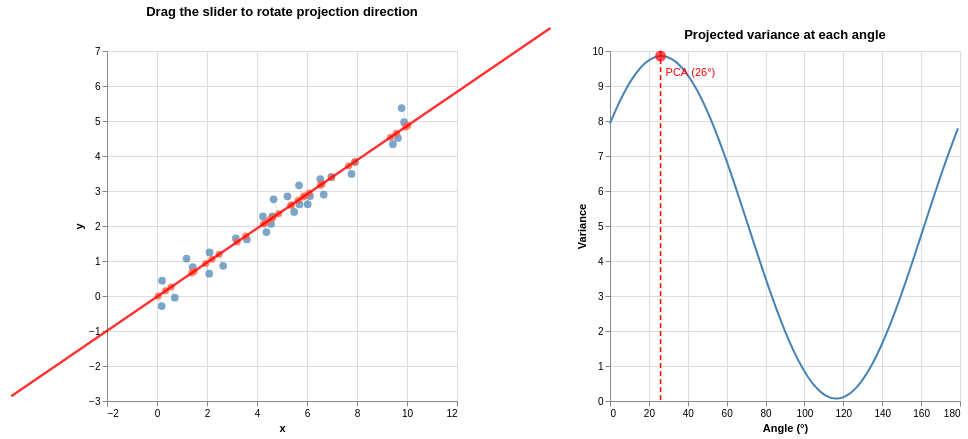

Notebook cell for this chart:
### Markdown cell above
### Interactive PCA: Why This Direction?

PCA finds the direction that maximizes the variance of projected data. Drag the slider below to rotate the projection axis. The left panel shows the data with projected points (orange) and drop lines (gray). The right panel shows how variance changes with angle — the red dashed line marks PCA's optimal choice.

### Code cell
import altair as alt
import pandas as pd

alt.data_transformers.disable_max_rows()

# Generate data
np.random.seed(0)
X_demo = np.random.uniform(0, 10, size=(30, 2))
X_demo[:, 1] = 0.5 * X_demo[:, 0] + np.random.uniform(-0.5, 0.5, 30)
X_c = X_demo - X_demo.mean(axis=0)
mu = X_demo.mean(axis=0)

# PCA solution
S = cov_matrix(X_demo)
eigvals, eigvecs = np.linalg.eigh(S)
idx_sort = np.argsort(eigvals)[::-1]
eigvals = eigvals[idx_sort]; eigvecs = eigvecs[:, idx_sort]
pca_angle = int(np.degrees(np.arctan2(eigvecs[1, 0], eigvecs[0, 0])) % 180)

# Precompute for angles 0-179 in steps of 2 (90 angles × 30 points = 2700 rows < 5000)
angle_step = 1
angle_range = list(range(0, 180, angle_step))
if pca_angle not in angle_range:
    angle_range.append(pca_angle)
    angle_range.sort()

rows_data = []
rows_var = []
rows_line = []

for angle in angle_range:
    rad = np.radians(angle)
    w = np.array([np.cos(rad), np.sin(rad)])
    proj_vals = X_c @ w
    proj_pts = mu + np.outer(proj_vals, w)
    var = float(np.var(proj_vals))
    
    for j in range(len(X_demo)):
        rows_data.append({
            'angle': angle,
            'x_orig': float(X_demo[j, 0]), 'y_orig': float(X_demo[j, 1]),
            'x_proj': float(proj_pts[j, 0]), 'y_proj': float(proj_pts[j, 1]),
        })
    rows_var.append({'angle': angle, 'variance': var})
    for t in [-12, 12]:
        rows_line.append({
            'angle': angle,
            'x_line': float(mu[0] + t * w[0]),
            'y_line': float(mu[1] + t * w[1])
        })

df_data = pd.DataFrame(rows_data)
df_var = pd.DataFrame(rows_var)
df_line = pd.DataFrame(rows_line)

# Slider
slider = alt.binding_range(min=0, max=179, step=1, name='Projection Angle (°): ')
sel = alt.selection_point(fields=['angle'], bind=slider, value=pca_angle)

# Left: data + projection
original = alt.Chart(df_data).transform_filter(sel).mark_circle(size=60, opacity=0.7).encode(
    x=alt.X('x_orig:Q', title='x', scale=alt.Scale(domain=[-2, 12])),
    y=alt.Y('y_orig:Q', title='y', scale=alt.Scale(domain=[-3, 7])),
    color=alt.value('steelblue')
)
projected = alt.Chart(df_data).transform_filter(sel).mark_circle(size=50, opacity=0.8).encode(
    x='x_proj:Q', y='y_proj:Q', color=alt.value('tomato')
)
drop = alt.Chart(df_data).transform_filter(sel).mark_rule(strokeWidth=0.8, opacity=0.3).encode(
    x='x_orig:Q', y='y_orig:Q', x2='x_proj:Q', y2='y_proj:Q', color=alt.value('gray')
)
proj_line = alt.Chart(df_line).transform_filter(sel).mark_line(strokeWidth=2.5, opacity=0.8).encode(
    x='x_line:Q', y='y_line:Q', color=alt.value('red')
)

left = (original + projected + drop + proj_line).add_params(sel).properties(
    width=350, height=350, title='Drag the slider to rotate projection direction'
)

# Right: variance curve
var_curve = alt.Chart(df_var).mark_line(color='steelblue', strokeWidth=2).encode(
    x=alt.X('angle:Q', title='Angle (°)'), y=alt.Y('variance:Q', title='Variance')
)
var_marker = alt.Chart(df_var).transform_filter(sel).mark_circle(size=120, color='red').encode(
    x='angle:Q', y='variance:Q'
)
pca_ref = alt.Chart(pd.DataFrame({'angle': [pca_angle]})).mark_rule(
    color='red', strokeDash=[5, 3], strokeWidth=1.5
).encode(x='angle:Q')
pca_label = alt.Chart(pd.DataFrame({
    'angle': [pca_angle], 'y': [float(np.max([r['variance'] for r in rows_var])) * 0.95],
    'label': [f'PCA ({pca_angle}°)']
})).mark_text(color='red', fontSize=11, align='left', dx=5).encode(
    x='angle:Q', y='y:Q', text='label:N'
)

right = (var_curve + var_marker + pca_ref + pca_label).properties(
    width=350, height=350, title='Projected variance at each angle'
)

(left | right)

### Figure 1 — Vega-Lite specification as saved in the notebook (floating-point values rounded to 4 significant figures; data arrays with more than 128 entries replaced by an {"elided": "..."} marker saying what was removed)
{"config": {"view": {"continuousWidth": 300, "continuousHeight": 300}}, "hconcat": [{"layer": [{"mark": {"type": "circle", "opacity": 0.7, "size": 60}, "encoding": {"color": {"value": "steelblue"}, "x": {"field": "x_orig", "scale": {"domain": [-2, 12]}, "title": "x", "type": "quantitative"}, "y": {"field": "y_orig", "scale": {"domain": [-3, 7]}, "title": "y", "type": "quantitative"}}, "name": "view_c34ee2721dc66ccd_0", "transform": [{"filter": {"param": "param_b3ea20ad59bc5518"}}]}, {"mark": {"type": "circle", "opacity": 0.8, "size": 50}, "encoding": {"color": {"value": "tomato"}, "x": {"field": "x_proj", "type": "quantitative"}, "y": {"field": "y_proj", "type": "quantitative"}}, "transform": [{"filter": {"param": "param_b3ea20ad59bc5518"}}]}, {"mark": {"type": "rule", "opacity": 0.3, "strokeWidth": 0.8}, "encoding": {"color": {"value": "gray"}, "x": {"field": "x_orig", "type": "quantitative"}, "x2": {"field": "x_proj"}, "y": {"field": "y_orig", "type": "quantitative"}, "y2": {"field": "y_proj"}}, "transform": [{"filter": {"param": "param_b3ea20ad59bc5518"}}]}, {"data": {"name": "data-40f7db6fe12d9ab86572c52ba8533ca4"}, "mark": {"type": "line", "opacity": 0.8, "strokeWidth": 2.5}, "encoding": {"color": {"value": "red"}, "x": {"field": "x_line", "type": "quantitative"}, "y": {"field": "y_line", "type": "quantitative"}}, "transform": [{"filter": {"param": "param_b3ea20ad59bc5518"}}]}], "data": {"name": "data-93b12e4ebda9633c20875670e23adf9d"}, "height": 350, "title": "Drag the slider to rotate projection direction", "width": 350}, {"layer": [{"mark": {"type": "line", "color": "steelblue", "strokeWidth": 2}, "encoding": {"x": {"field": "angle", "title": "Angle (°)", "type": "quantitative"}, "y": {"field": "variance", "title": "Variance", "type": "quantitative"}}}, {"mark": {"type": "circle", "color": "red", "size": 120}, "encoding": {"x": {"field": "angle", "type": "quantitative"}, "y": {"field": "variance", "type": "quantitative"}}, "transform": [{"filter": {"param": "param_b3ea20ad59bc5518"}}]}, {"data": {"name": "data-051d11f1104e969210352f059f352eff"}, "mark": {"type": "rule", "color": "red", "strokeDash": [5, 3], "strokeWidth": 1.5}, "encoding": {"x": {"field": "angle", "type": "quantitative"}}}, {"data": {"name": "data-c74c130b7ab7e10e3bf0858a7f8e8ee4"}, "mark": {"type": "text", "align": "left", "color": "red", "dx": 5, "fontSize": 11}, "encoding": {"text": {"field": "label", "type": "nominal"}, "x": {"field": "angle", "type": "quantitative"}, "y": {"field": "y", "type": "quantitative"}}}], "data": {"name": "data-8270e1416ad297404ea9a893e30d38df"}, "height": 350, "title": "Projected variance at each angle", "width": 350}], "params": [{"name": "param_b3ea20ad59bc5518", "select": {"type": "point", "fields": ["angle"]}, "bind": {"input": "range", "max": 179, "min": 0, "name": "Projection Angle (°): ", "step": 1}, "value": 26, "views": ["view_c34ee2721dc66ccd_0"]}], "$schema": "https://vega.github.io/schema/vega-lite/v6.1.0.json", "datasets": {"data-93b12e4ebda9633c20875670e23adf9d": {"elided": "5400 records"}, "data-40f7db6fe12d9ab86572c52ba8533ca4": {"elided": "360 records"}, "data-8270e1416ad297404ea9a893e30d38df": {"elided": "180 records"}, "data-051d11f1104e969210352f059f352eff": [{"angle": 26}], "data-c74c130b7ab7e10e3bf0858a7f8e8ee4": [{"angle": 26, "y": 9.362, "label": "PCA (26°)"}]}}
